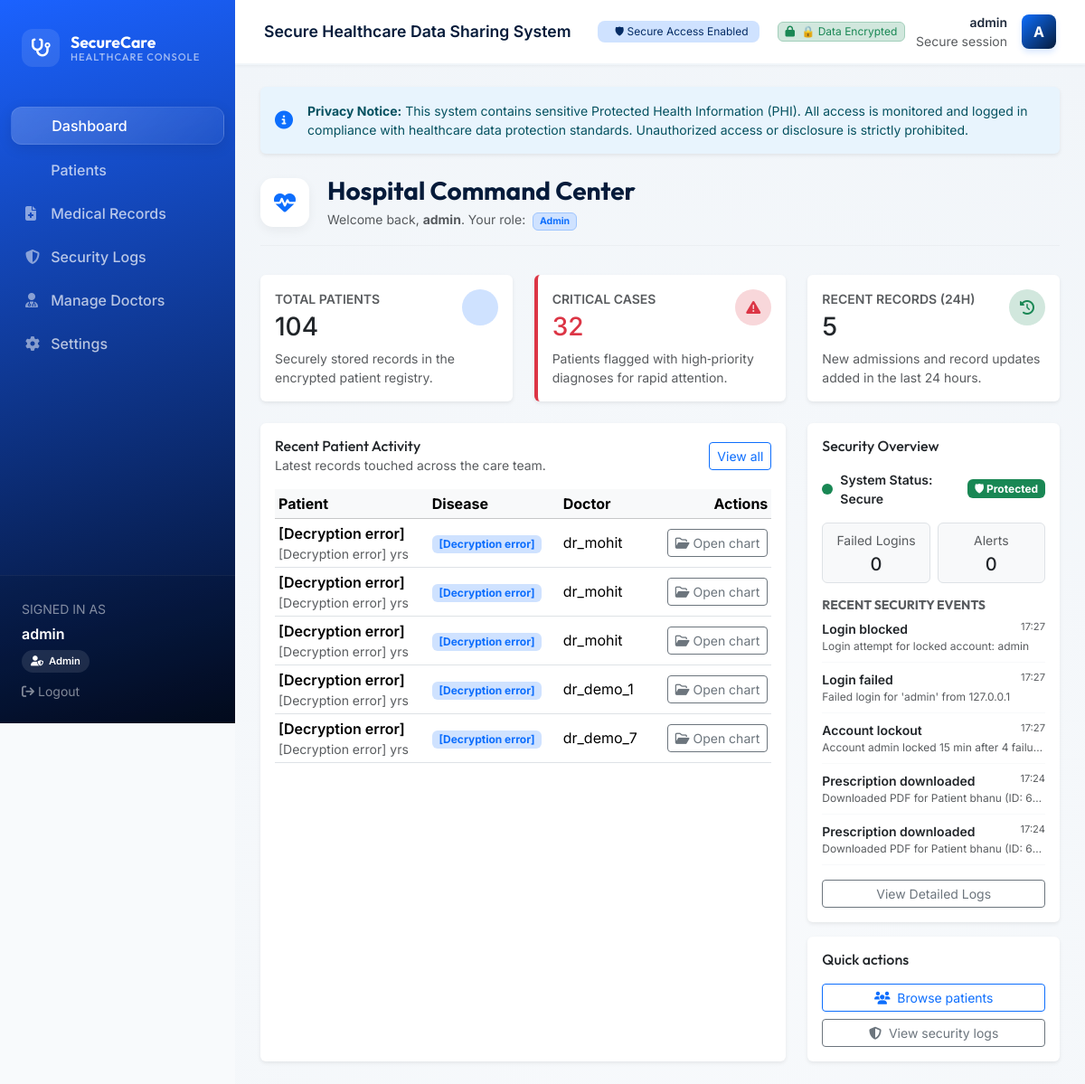
/dashboard (signed in, upper part), run on an earlier commit of the app's database.
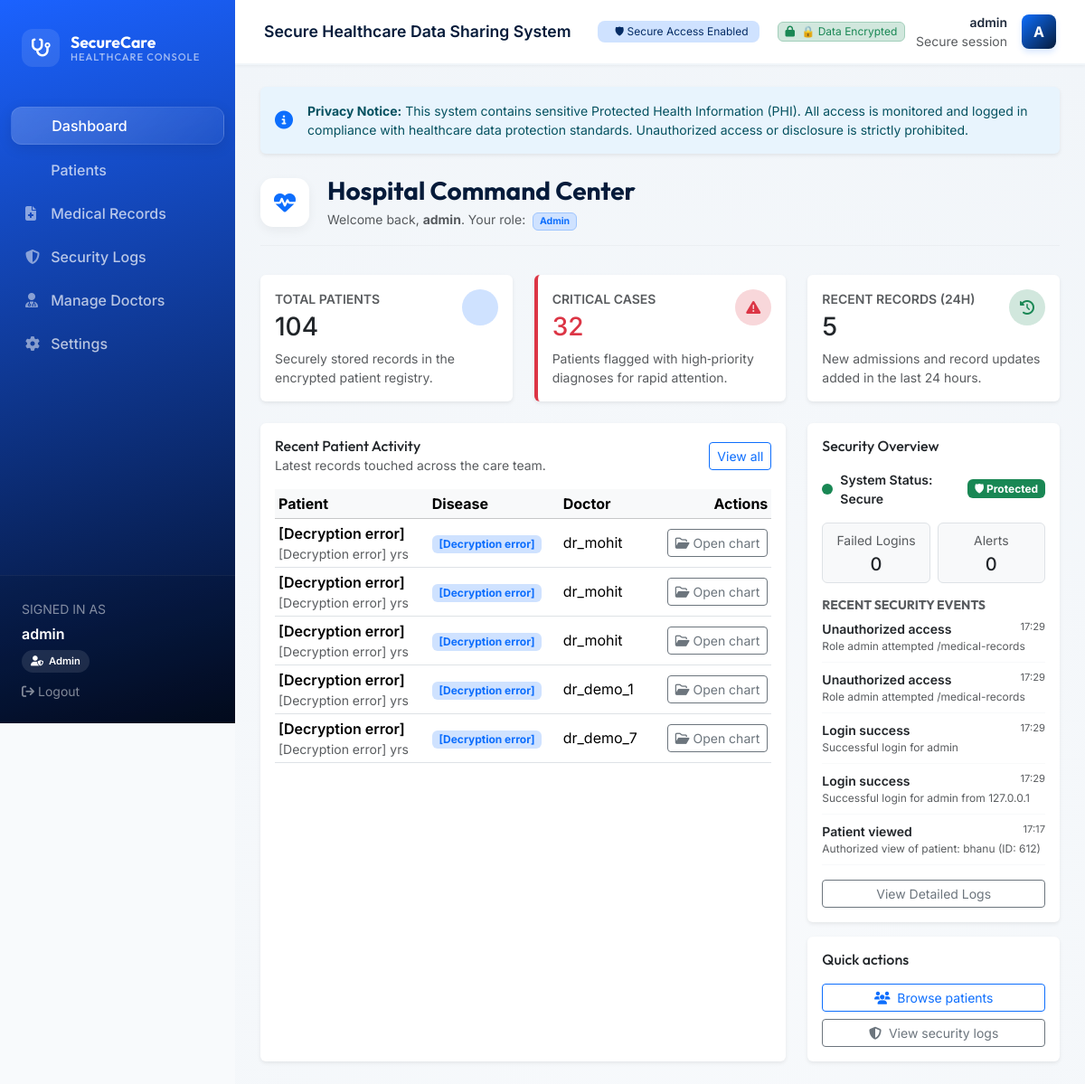
And on a later commit of the database.
### tables this page shows
CREATE TABLE users (
            id INTEGER PRIMARY KEY AUTOINCREMENT,
            username TEXT UNIQUE NOT NULL,
            password_hash TEXT NOT NULL,
            role TEXT NOT NULL CHECK (role IN ('admin', 'doctor'))
        , hospital_name TEXT, failed_attempts INTEGER DEFAULT 0, locked_until TEXT, last_login TEXT, force_password_change BOOLEAN DEFAULT 0, email TEXT, name TEXT);

CREATE TABLE security_events (
            id INTEGER PRIMARY KEY AUTOINCREMENT,
            timestamp TEXT DEFAULT CURRENT_TIMESTAMP,
            username TEXT,
            role TEXT,
            ip_address TEXT,
            event_type TEXT NOT NULL,
            details TEXT
        );

### app.py (the view)
@app.route("/dashboard")
@login_required
def dashboard():
    user_id       = session.get("user_id")
    user_role     = session.get("user_role")
    hospital_name = session.get("hospital_name")
    db = get_db()
    sql_where, params = _build_patient_filter(user_role, user_id, hospital_name)
    total_patients = db.execute(f"SELECT COUNT(*) FROM patients {sql_where}", params).fetchone()[0]
    critical_cases = db.execute(
        f"SELECT COUNT(*) FROM patients {sql_where} {' AND ' if sql_where else 'WHERE '} is_critical = 1",
        params
    ).fetchone()[0]
    recent_patients_rows = db.execute(
        f"SELECT * FROM patients {sql_where} ORDER BY id DESC LIMIT 5",
        params
    ).fetchall()
    recent_patients = []
    for row in recent_patients_rows:
        dr = db.execute("SELECT username FROM users WHERE id = ?", (row["created_by"],)).fetchone()
        dr_username = dr["username"] if dr else "Unknown"
        doc_id = str(row["id"])
        try:
            recent_patients.append({
                "id":              doc_id,
                "name":            decrypt_text(row["name_encrypted"]),
                "age":             decrypt_text(row["age_encrypted"]),
                "disease":         decrypt_text(row["disease_encrypted"]),
                "prescription":    decrypt_text(row["prescription_encrypted"]),
                "created_at":      row["created_at"],
                "is_critical":     bool(row["is_critical"]),
                "doctor_username": dr_username,
            })
        except Exception:
            recent_patients.append(_err_patient(doc_id, dr_username, {
                "created_at": row["created_at"],
                "is_critical": bool(row["is_critical"])
            }))
    stats = {
        "total_patients": total_patients,
        "critical_cases": critical_cases,
        "recent_records": len(recent_patients),
    }
    since_24h  = (datetime.now() - timedelta(hours=24)).isoformat()
    if user_role == "admin" and hospital_name:
        failed_24h = db.execute(
            """
            SELECT COUNT(*) FROM security_events
            WHERE event_type = ? AND timestamp >= ?
            AND username IN (SELECT username FROM users WHERE hospital_name = ?)
            """,
            ("login_failed", since_24h, hospital_name)
        ).fetchone()[0]
        alerts_24h = db.execute(
            """
            SELECT COUNT(*) FROM security_events
            WHERE event_type = ? AND timestamp >= ?
            AND username IN (SELECT username FROM users WHERE hospital_name = ?)
            """,
            ("suspicious_activity", since_24h, hospital_name)
        ).fetchone()[0]
        recent_logs = db.execute(
            """
            SELECT timestamp, event_type, details FROM security_events
            WHERE username IN (SELECT username FROM users WHERE hospital_name = ?)
            OR username = ?
            ORDER BY timestamp DESC LIMIT 5
            """,
            (hospital_name, session.get("username"))
        ).fetchall()
    else:
        failed_24h = 0
        alerts_24h = 0
        recent_logs = []
    formatted_logs = []
    for log in recent_logs:
        formatted_logs.append(dict(log))
    security_stats = {
        "failed_attempts_total": failed_24h,
        "recent_alerts":         alerts_24h,
        "status":                "Secure" if alerts_24h == 0 else "Warning",
        "recent_logs":           formatted_logs,
    }
    return render_template(
        "dashboard.html",
        role=user_role,
        stats=stats,
        recent_patients=recent_patients,
        security_stats=security_stats,
    )

### app.py (called while the page is built, shortened)
def _build_patient_filter(user_role, user_id, hospital_name):
    if user_role == "doctor":
        return "WHERE created_by = ?", (user_id,)
    if user_role == "admin":
        if hospital_name and str(hospital_name).strip():
            return "WHERE created_by IN (SELECT id FROM users WHERE hospital_name = ?)", (hospital_name,)
        else:
            return "WHERE 1=0", ()
    return "WHERE 1=0", ()

def _err_patient(doc_id, dr_username, extra=None):
    p = {
        "id":              doc_id,
        "name":            "[Decryption error]",
        "age":             "[Decryption error]",
        "disease":         "[Decryption error]",
        "prescription":    "[Decryption error]",
        "doctor_username": dr_username,
    }
    if extra:
        p.update(extra)
    return p

@app.before_request
def make_session_secure():
    session.permanent = False

def login_required(f):
    @wraps(f)
    def decorated(*args, **kwargs):
        return f(*args, **kwargs)
    return decorated

### encryption.py (called while the page is built)
def get_cipher():
    key = load_key()
    return Fernet(key)

def decrypt_text(token: bytes) -> str:
    cipher = get_cipher()
    return cipher.decrypt(token).decode("utf-8")

### templates/dashboard.html (shortened to what the changed rows need)
{% extends "base.html" %}
{% block content %}
<div class="page-heading">
  <div class="page-heading-title">
    <div>
      <h1>Hospital Command Center</h1>
    </div>
  </div>
</div>
<div class="row g-3 g-lg-4">
  <div class="col-12 col-lg-8">
    <div class="card border-0 shadow-sm h-100">
      <div class="card-body">
        <div class="d-flex justify-content-between align-items-center mb-3">
          <div>
            <h2 class="h6 mb-0">Recent Patient Activity</h2>
          </div>
        </div>
        {% if recent_patients %}
        <div class="table-responsive">
          <table class="table table-sm align-middle mb-0">
            <thead class="table-light">
              <tr>
                <th scope="col">Patient</th>
                <th scope="col" class="d-none d-md-table-cell">Disease</th>
                <th scope="col">Doctor</th>
                <th scope="col" class="text-end">Actions</th>
              </tr>
            </thead>
            <tbody>
              {% for p in recent_patients %}
              <tr>
                <td>
                <div class="fw-semibold text-truncate" style="max-width: 150px;">
                {{ p.name }}
              </div>
                <div class="text-muted small">
                  {{ p.age }} yrs
                </div>
                </td>
                <td class="d-none d-md-table-cell">
                  <span class="badge bg-primary-subtle text-primary">
                    {{ p.disease }}
                  </span>
                </td>
                <td>{{ p.doctor_username }}</td>
                <td class="text-end">
                  <a
                    href="{{ url_for('patient_profile', patient_id=p.id) }}"
                    class="btn btn-sm btn-outline-secondary"
                  >
                    <i class="fa-regular fa-folder-open me-1"></i>Open chart
                  </a>
                </td>
              </tr>
              {% endfor %}
            </tbody>
          </table>
        </div>
        {% else %}
        <div class="text-center text-muted small py-4">
          No recent patient activity yet.
        </div>
        {% endif %}
      </div>
    </div>
  </div>
  <div class="col-12 col-lg-4">
    {% if role == 'admin' %}
    <div class="card border-0 shadow-sm mb-3">
      <div class="card-body">
        <h2 class="h6 mb-3">Security Overview</h2>
        <ul class="list-unstyled small mb-0">
          {% for log in security_stats.recent_logs %}
          <li class="mb-2 pb-2 border-bottom border-light">
            <div class="d-flex justify-content-between">
                <span class="fw-semibold">{{ log.event_type|replace('_', ' ')|capitalize }}</span>
                <span class="text-muted" style="font-size: 0.7rem;">{{ log.timestamp.split(' ')[1][:5] if ' ' in log.timestamp else '' }}</span>
            </div>
            <div class="text-muted text-truncate" style="font-size: 0.75rem;">{{ log.details }}</div>
          </li>
          {% else %}
          <li class="text-muted py-2">No recent security events.</li>
          {% endfor %}
        </ul>
      </div>
    </div>
    {% endif %}
    <div class="card border-0 shadow-sm">
      <div class="card-body">
        <h2 class="h6 mb-3">Quick actions</h2>
      </div>
    </div>
  </div>
</div>
{% endblock %}

What changed in the data, as far as the page shows it:
no longer on this page (row unchanged): security_events: event_type "Login blocked", timestamp "17:27", details "Login attempt for locked account: admin"
no longer on this page (row unchanged): security_events: event_type "Login failed", timestamp "17:27", details "Failed login for 'admin' from 127.0.0.1"
no longer on this page (row unchanged): security_events: event_type "Account lockout", timestamp "17:27", details "Account admin locked 15 min after 4 failu…"
no longer on this page (row unchanged): security_events: event_type "Prescription downloaded", timestamp "17:24", details "Downloaded PDF for Patient bhanu (ID: 6…"
no longer on this page (row unchanged): security_events: event_type "Prescription downloaded", timestamp "17:24", details "Downloaded PDF for Patient bhanu (ID: 6…"
added security_events: event_type "Unauthorized access", timestamp "17:29", details "Role admin attempted /medical-records"
added security_events: event_type "Unauthorized access", timestamp "17:29", details "Role admin attempted /medical-records"
added security_events: event_type "Login success", timestamp "17:29", details "Successful login for admin"
added security_events: event_type "Login success", timestamp "17:29", details "Successful login for admin from 127.0.0.1"
added security_events: event_type "Patient viewed", timestamp "17:17", details "Authorized view of patient: bhanu (ID: 612)"
